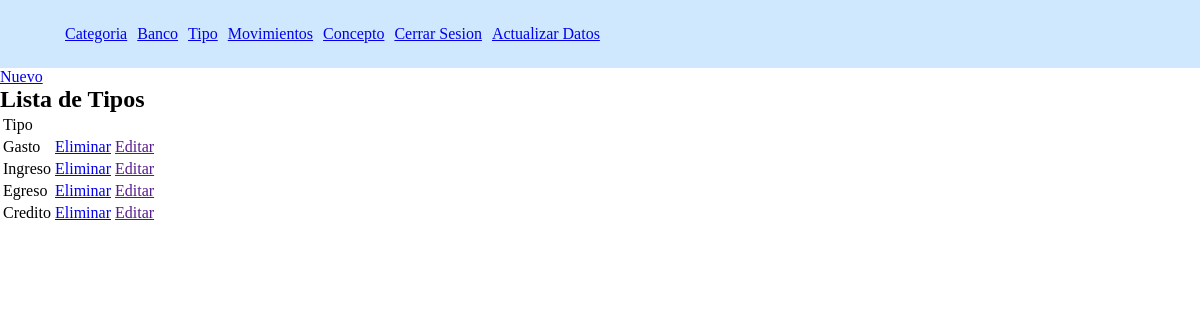
/list-tipo, run on an earlier commit of the app's database.
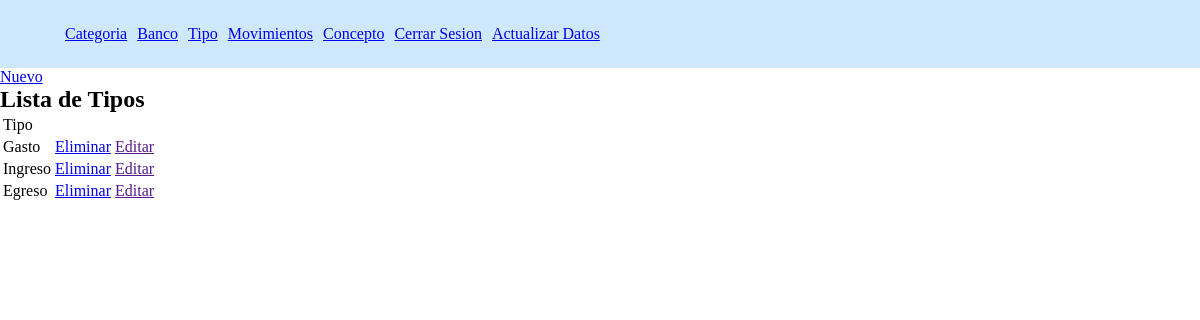
And on a later commit of the database.
### Gastos/models.py (models this page shows, shortened)
class Tipo(models.Model):
    tipo=models.CharField("Tipo",max_length=50)

### Gastos/views.py (the view)
# urls.py: path('list-tipo',views.getTipo,name='getTipo'),
def getTipo(request):
    tipo = Tipo.objects.all()
    return render(request,'tipo/getTipo.html',{'tipo':tipo})

### templates/tipo/getTipo.html
    {% extends "index.html" %}
    {% block cuerpo %}
    <section>
    <a href="{%url 'createTipo'%}">Nuevo</a>
    <h1>Lista de Tipos</h1>
    <table style="border:1">
        <thead>
            <tr>
                <td>Tipo</td>
                <td></td>
                <td></td>
            </tr>
        </thead>
        <tbody>
            {% for e in tipo  %}
            <tr>
                <td>{{e.tipo}}</td>
                <td><a href="{% url 'delete-Tipo' e.id%}">Eliminar</a></td>
                <td><a href="">Editar</a></td>
            </tr>
            {% endfor %}
        </tbody>
    </table>
</section>
    {% endblock cuerpo %}

### templates/index.html (shortened to what this page needs)
<!DOCTYPE html>
<html lang="en">
<head>
</head>
<body>
    <header>
        <nav>
    <ul>
        <div class="left">
            <li><a href="{%url 'getCategoria' %}">Categoria</a></li>
            <li><a href="{%url 'getBanco' %}">Banco</a></li>
            <li><a href="{%url 'getTipo' %}">Tipo</a></li>
            <li><a href="{%url 'getMovimientos' %}">Movimientos</a></li>
            <li><a href="{%url 'getConcepto' %}">Concepto</a></li>
        </div>
        <div class="rigth">
            <li><a href="{% url 'user-logout' %}">Cerrar Sesion</a></li>
            <li><a href="{% url 'user-update' %}">Actualizar Datos</a></li>
    </ul>
</nav>
</header>
    {% block cuerpo %}
    {% endblock cuerpo %}
</body>
</html>

### templates/index.html (style rules this page uses)
* { margin:0; }
header { background-color: #cfe8fd; padding:20px }
ul { display:flex; text-decoration:none; color: #fff; }
ul .left { display:flex; align-items:flex-start; }
ul .rigth { display:flex; align-items:flex-end; }
li { list-style:none; margin: 5px; }

What changed in the data, as far as the page shows it:
removed Tipo: tipo "Credito"
